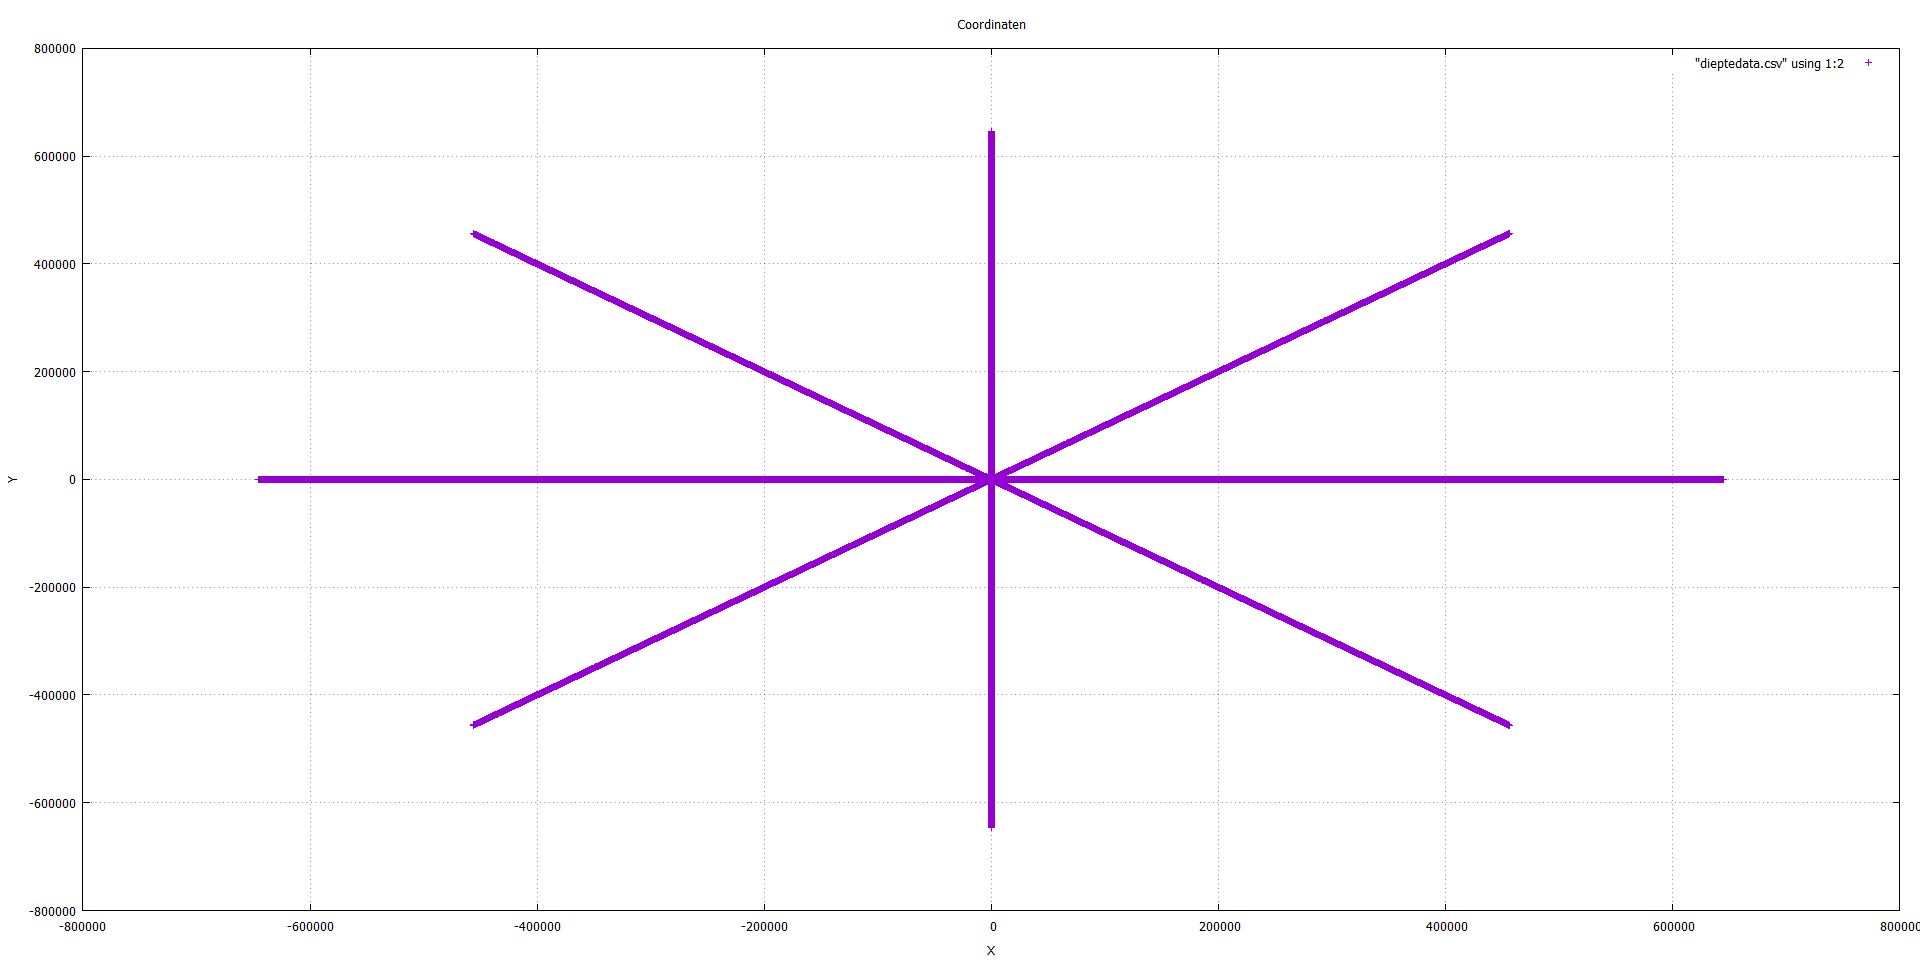

Write gnuplot code to recreate this figure.

#!/usr/bin/env gnuplot

set title 'Coordinaten'
set xlabel 'X'
set ylabel 'Y'
set grid
set autoscale
plot "dieptedata.csv" using 1:2
pause -1
